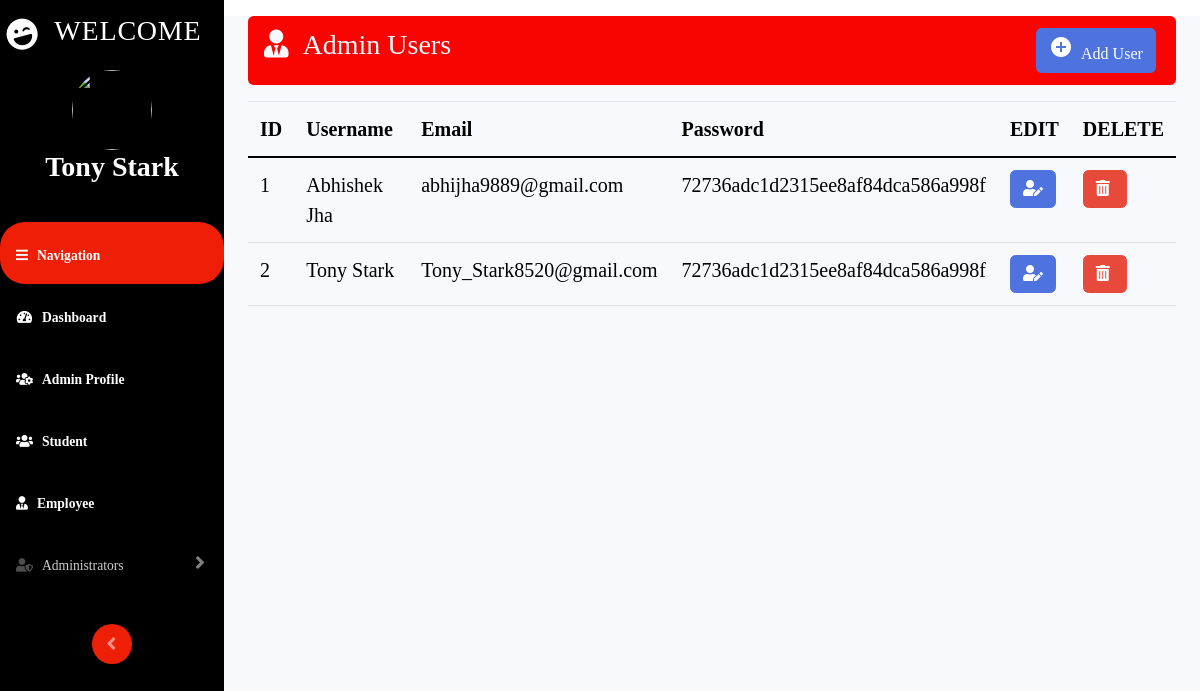
Screenshot of /admin_profile.php (signed in) with the database file from the repository.
### tables this page shows
CREATE TABLE `users` (
  `id` int(11) NOT NULL,
  `username` varchar(100) NOT NULL,
  `email` varchar(100) NOT NULL,
  `password` varchar(100) NOT NULL
);

### admin_profile.php (the view, shortened to what this page needs)
<?php
  include('security.php');
?>
<!DOCTYPE html>
<html lang="en">
    <head>
        <link rel="stylesheet" type="text/css" href="https://cdnjs.cloudflare.com/ajax/libs/font-awesome/5.15.1/css/all.min.css">
        <link rel="stylesheet" href="https://stackpath.bootstrapcdn.com/bootstrap/5.0.0-alpha1/css/bootstrap.min.css">
        <link href="css/sb-admin-2.min.css" rel="stylesheet">
    </head>
    <body id="page-top" class="body ">
        <div id="wrapper">
            <ul class="navbar-nav  sidebar sidebar-dark accordion"  id="accordionSidebar" style="background-color: black;">
                <a class="sidebar-brand d-flex align-items-center justify-content-center" href="index.php">
                    <div class="sidebar-brand-icon rotate-n-15">
                        <i class="fas fa-laugh-wink fa-3x"></i>
                    </div>
                    <div class="sidebar-brand-text mx-3 " style="color:white;">
                        <h3>Welcome </h3>
                    </div>
                </a>
                <center>
                <?php  if (isset($_SESSION['username'])) : ?>
                <img class="image-style " src="https://pickaface.net/gallery/avatar/unr_admin_171016_2225_zewhi.png">
                <h3 class="text-white">
                <strong><?php echo $_SESSION['username']; ?></strong>
                </h3>
                <?php endif ?>
                </center>
                <br>
                <li class="nav-item active button_slide slide_right" style="background-color: #EF1E06;">
                    <a class="nav-link" >
                        <i class="fa fa-bars " aria-hidden="true"></i>
                        <span><strong>Navigation</strong></span></a>
                    </li>
                    <li class="nav-item active button_slide slide_right">
                        <a class="nav-link" href="index.php">
                            <i class="fas fa-fw fa-tachometer-alt"></i>
                            <span><strong>Dashboard</strong></span></a>
                        </li>
                        <li class="nav-item active button_slide slide_right">
                            <a class="nav-link" href="admin_profile.php">
                                <i class="fas fa-users-cog"></i>
                                <span><strong> Admin Profile</strong></span>
                            </a>
                        </li>
                        <li class="nav-item active button_slide slide_right">
                            <a class="nav-link" href="Student_Database.php">
                                <i class="fas fa-users"></i>
                                <span><strong>Student</strong></span>
                            </a>
                        </li>
                        <li class="nav-item active button_slide slide_right">
                            <a class="nav-link" href="Employee.php">
                                <i class="fas fa-user-tie"></i>
                                <span><strong>Employee </strong></span>
                            </a>
                        </li>
                        <li class="nav-item button_slide slide_right">
                            <a class="nav-link collapsed" href="#" data-toggle="collapse" data-target="#collapsePages"
                                aria-expanded="true" aria-controls="collapsePages">
                                <i class="fas fa-user-shield"></i>
                                <span>Administrators</span>
                            </a>
                        </li>
                        <br>
                        <div class="text-center d-none d-md-inline">
                            <button class="rounded-circle border-0" style="background-color: #EF1E06;" id="sidebarToggle"></button>
                        </div>
                    </ul>
                    <div id="content-wrapper" class="d-flex flex-column sm-5 mt-3">
                      <div id="content">
                        <div class="container-fluid ">
                          <div class="d-sm-flex align-items-center justify-content-between mb-4">
                            <div class="row ">
                              <div class="page-header ">
                                <nav aria-label="breadcrumb ">
                                  <ol class="breadcrumb  text-light" style="background-color:#F90401;">
                                    <h3 class="page-title"> <i class="fas fa-user-tie"></i> &nbsp;Admin Users </h3>
                                    <a href="add_user.php" class="btn btn-primary">
                                      <i class="material-icons text-justify">&#xE147;</i> <span>
                                        &nbsp;Add User</span>
                                    </a>
                                  </ol>
                                </nav>
                              </div>
                              <div class="table-responsive " >
                                <?php
                                  $query = "SELECT * FROM users";
                                  $query_run = mysqli_query($connection, $query);
                                ?>
                                <table class="table  table-hover text-justify "  style="color: black;"id="dataTable" width="100%" cellspacing="0">
                                  <thead>
                                    <tr>
                                      <th>ID </th>
                                      <th>Username </th>
                                      <th>Email </th>
                                      <th>Password</th>
                                      <th>EDIT</th>
                                      <th>DELETE</th>
                                    </tr>
                                  </thead>
                                  <tbody>
                                    <?php
                                      if(mysqli_num_rows($query_run) > 0)
                                      {
                                        while($row = mysqli_fetch_assoc($query_run))
                                        {
                                          ?>
                                          <tr>
                                            <td><?php  echo $row['id']; ?></td>
                                            <td><?php  echo $row['username']; ?></td>
                                            <td><?php  echo $row['email']; ?></td>
                                            <td><?php  echo $row['password']; ?></td>
                                            <td>
                                              <form action="register_edit.php" method="post">
                                                <button type="submit" name="edit_btn" class="btn btn-primary">
                                                  <i class="fas fa-user-edit"></i></button>
                                              </form>
                                            </td>
                                            <td>
                                              <form action="code.php" method="post">
                                                <button type="submit" name="delete_btn" class="btn btn-danger">
                                                  <i class="fas fa-trash-alt"></i>&nbsp;</button>
                                              </form>
                                            </td>
                                          </tr>
                                          <?php
                                        }
                                      }
                                      else {
                                        echo "No Record Found";
                                      }
                                      ?>
                                    </tbody>
                                  </table>
                                </div>
                              </div>
                            </div>
                          </div>
                        </div>
                      </div>
                    </div>
    </body>
</html>

### admin_profile.php (style rules this page uses)
.body { font-family: 'Courgette', cursive; font-size:20px; }
.image-style { width: 80px; height: 80px; border-radius: 50%; }
.button_slide { cursor: pointer; box-shadow: inset 0 0 0 0 #058F07; -webkit-transition: ease-out 0.4s; -moz-transition: ease-out 0.4s; transition: ease-out 0.4s; border-radius: 25px; display: inline-block; text-align: justify; }

### rows the page displays
users: id "1", username "Abhishek Jha", email "abhijha9889@gmail.com", password "72736adc1d2315ee8af84dca586a998f"
users: id "2", username "Tony Stark", email "Tony_Stark8520@gmail.com", password "72736adc1d2315ee8af84dca586a998f"

### other values shown
$_SESSION['username'] "Tony Stark"
